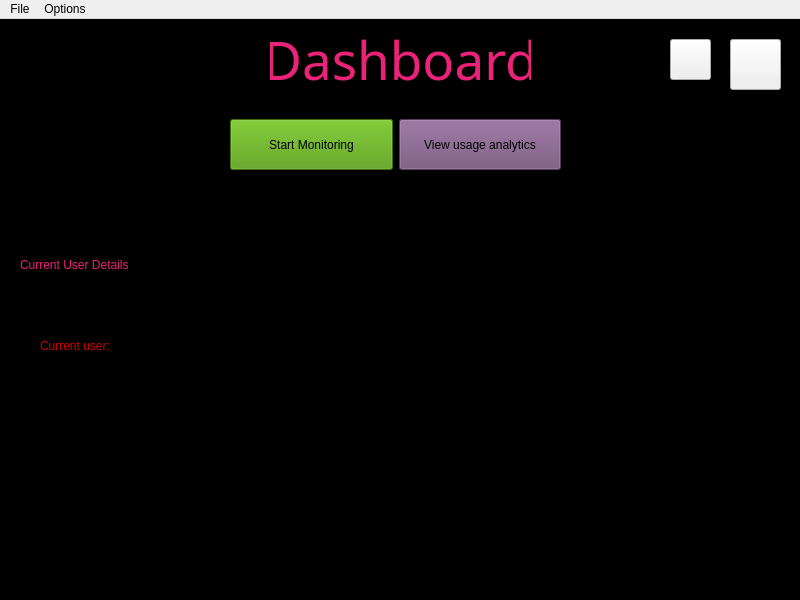
<?xml version="1.0" encoding="UTF-8"?>
<ui version="4.0">
 <class>MainWindow</class>
 <widget class="QMainWindow" name="MainWindow">
  <property name="geometry">
   <rect>
    <x>0</x>
    <y>0</y>
    <width>800</width>
    <height>600</height>
   </rect>
  </property>
  <property name="font">
   <font>
    <pointsize>11</pointsize>
   </font>
  </property>
  <property name="windowTitle">
   <string>MainWindow</string>
  </property>
  <property name="styleSheet">
   <string notr="true">#centralwidget {
	background-color: rgb(0, 0, 0);
}
</string>
  </property>
  <property name="documentMode">
   <bool>true</bool>
  </property>
  <widget class="QWidget" name="centralwidget">
   <property name="styleSheet">
    <string notr="true"/>
   </property>
   <widget class="QLabel" name="dashboard">
    <property name="geometry">
     <rect>
      <x>270</x>
      <y>10</y>
      <width>261</width>
      <height>61</height>
     </rect>
    </property>
    <property name="font">
     <font>
      <family>Abyssinica SIL</family>
      <pointsize>40</pointsize>
      <weight>9</weight>
      <italic>false</italic>
      <bold>false</bold>
     </font>
    </property>
    <property name="styleSheet">
     <string notr="true">background-color: rgba(0, 0, 0, 0);
color: rgb(234, 34, 120);
font: 75 40pt &quot;Abyssinica SIL&quot;;</string>
    </property>
    <property name="frameShape">
     <enum>QFrame::NoFrame</enum>
    </property>
    <property name="text">
     <string>Dashboard</string>
    </property>
    <property name="scaledContents">
     <bool>false</bool>
    </property>
    <property name="alignment">
     <set>Qt::AlignCenter</set>
    </property>
   </widget>
   <widget class="QWidget" name="buttonGroup" native="true">
    <property name="geometry">
     <rect>
      <x>230</x>
      <y>100</y>
      <width>331</width>
      <height>51</height>
     </rect>
    </property>
    <property name="sizePolicy">
     <sizepolicy hsizetype="Preferred" vsizetype="Expanding">
      <horstretch>0</horstretch>
      <verstretch>0</verstretch>
     </sizepolicy>
    </property>
    <property name="styleSheet">
     <string notr="true">background-color: rgba(0, 0, 0, 0);</string>
    </property>
    <layout class="QHBoxLayout" name="horizontalLayout">
     <item>
      <widget class="QPushButton" name="startMonitor">
       <property name="sizePolicy">
        <sizepolicy hsizetype="Minimum" vsizetype="Expanding">
         <horstretch>0</horstretch>
         <verstretch>0</verstretch>
        </sizepolicy>
       </property>
       <property name="styleSheet">
        <string notr="true">background-color: rgb(78, 154, 6);</string>
       </property>
       <property name="text">
        <string>Start Monitoring</string>
       </property>
       <property name="icon">
        <iconset theme="media">
         <normaloff>.</normaloff>.</iconset>
       </property>
      </widget>
     </item>
     <item>
      <widget class="QPushButton" name="showAnalytics">
       <property name="sizePolicy">
        <sizepolicy hsizetype="Minimum" vsizetype="Expanding">
         <horstretch>0</horstretch>
         <verstretch>0</verstretch>
        </sizepolicy>
       </property>
       <property name="styleSheet">
        <string notr="true">background-color: rgb(117, 80, 123);</string>
       </property>
       <property name="text">
        <string>View usage analytics</string>
       </property>
      </widget>
     </item>
    </layout>
   </widget>
   <widget class="QLabel" name="userLabel">
    <property name="geometry">
     <rect>
      <x>20</x>
      <y>230</y>
      <width>291</width>
      <height>31</height>
     </rect>
    </property>
    <property name="styleSheet">
     <string notr="true">background-color: rgba(0, 0, 0, 0);
color: rgb(234, 34, 120);
font: 75 20pt &quot;URW Bookman L&quot;;</string>
    </property>
    <property name="text">
     <string>Current User Details</string>
    </property>
    <property name="indent">
     <number>0</number>
    </property>
   </widget>
   <widget class="QLabel" name="curentUserDetails">
    <property name="geometry">
     <rect>
      <x>40</x>
      <y>320</y>
      <width>431</width>
      <height>241</height>
     </rect>
    </property>
    <property name="styleSheet">
     <string notr="true">background-color: rgba(0, 0, 0, 0);
color: rgb(204, 0, 0);
font: 57 16pt &quot;Ubuntu&quot;;</string>
    </property>
    <property name="text">
     <string>Current user:</string>
    </property>
    <property name="alignment">
     <set>Qt::AlignLeading|Qt::AlignLeft|Qt::AlignTop</set>
    </property>
   </widget>
   <widget class="QPushButton" name="addUser">
    <property name="geometry">
     <rect>
      <x>670</x>
      <y>20</y>
      <width>41</width>
      <height>41</height>
     </rect>
    </property>
    <property name="toolTip">
     <string>Add Users</string>
    </property>
    <property name="toolTipDuration">
     <number>2000</number>
    </property>
    <property name="styleSheet">
     <string notr="true"/>
    </property>
    <property name="text">
     <string/>
    </property>
    <property name="iconSize">
     <size>
      <width>3</width>
      <height>10</height>
     </size>
    </property>
    <property name="flat">
     <bool>false</bool>
    </property>
   </widget>
   <widget class="QPushButton" name="userSettings">
    <property name="geometry">
     <rect>
      <x>730</x>
      <y>20</y>
      <width>51</width>
      <height>51</height>
     </rect>
    </property>
    <property name="toolTip">
     <string>Modify users</string>
    </property>
    <property name="toolTipDuration">
     <number>2000</number>
    </property>
    <property name="text">
     <string/>
    </property>
   </widget>
  </widget>
  <widget class="QMenuBar" name="menubar">
   <property name="geometry">
    <rect>
     <x>0</x>
     <y>0</y>
     <width>800</width>
     <height>22</height>
    </rect>
   </property>
   <property name="defaultUp">
    <bool>false</bool>
   </property>
   <widget class="QMenu" name="menuOptions">
    <property name="palette">
     <palette>
      <active>
       <colorrole role="WindowText">
        <brush brushstyle="SolidPattern">
         <color alpha="255">
          <red>0</red>
          <green>0</green>
          <blue>0</blue>
         </color>
        </brush>
       </colorrole>
       <colorrole role="Button">
        <brush brushstyle="SolidPattern">
         <color alpha="255">
          <red>138</red>
          <green>226</green>
          <blue>52</blue>
         </color>
        </brush>
       </colorrole>
       <colorrole role="Light">
        <brush brushstyle="SolidPattern">
         <color alpha="255">
          <red>198</red>
          <green>255</green>
          <blue>143</blue>
         </color>
        </brush>
       </colorrole>
       <colorrole role="Midlight">
        <brush brushstyle="SolidPattern">
         <color alpha="255">
          <red>168</red>
          <green>240</green>
          <blue>97</blue>
         </color>
        </brush>
       </colorrole>
       <colorrole role="Dark">
        <brush brushstyle="SolidPattern">
         <color alpha="255">
          <red>69</red>
          <green>113</green>
          <blue>26</blue>
         </color>
        </brush>
       </colorrole>
       <colorrole role="Mid">
        <brush brushstyle="SolidPattern">
         <color alpha="255">
          <red>92</red>
          <green>151</green>
          <blue>34</blue>
         </color>
        </brush>
       </colorrole>
       <colorrole role="Text">
        <brush brushstyle="SolidPattern">
         <color alpha="255">
          <red>0</red>
          <green>0</green>
          <blue>0</blue>
         </color>
        </brush>
       </colorrole>
       <colorrole role="BrightText">
        <brush brushstyle="SolidPattern">
         <color alpha="255">
          <red>255</red>
          <green>255</green>
          <blue>255</blue>
         </color>
        </brush>
       </colorrole>
       <colorrole role="ButtonText">
        <brush brushstyle="SolidPattern">
         <color alpha="255">
          <red>0</red>
          <green>0</green>
          <blue>0</blue>
         </color>
        </brush>
       </colorrole>
       <colorrole role="Base">
        <brush brushstyle="SolidPattern">
         <color alpha="255">
          <red>255</red>
          <green>255</green>
          <blue>255</blue>
         </color>
        </brush>
       </colorrole>
       <colorrole role="Window">
        <brush brushstyle="SolidPattern">
         <color alpha="255">
          <red>138</red>
          <green>226</green>
          <blue>52</blue>
         </color>
        </brush>
       </colorrole>
       <colorrole role="Shadow">
        <brush brushstyle="SolidPattern">
         <color alpha="255">
          <red>0</red>
          <green>0</green>
          <blue>0</blue>
         </color>
        </brush>
       </colorrole>
       <colorrole role="AlternateBase">
        <brush brushstyle="SolidPattern">
         <color alpha="255">
          <red>196</red>
          <green>240</green>
          <blue>153</blue>
         </color>
        </brush>
       </colorrole>
       <colorrole role="ToolTipBase">
        <brush brushstyle="SolidPattern">
         <color alpha="255">
          <red>255</red>
          <green>255</green>
          <blue>220</blue>
         </color>
        </brush>
       </colorrole>
       <colorrole role="ToolTipText">
        <brush brushstyle="SolidPattern">
         <color alpha="255">
          <red>0</red>
          <green>0</green>
          <blue>0</blue>
         </color>
        </brush>
       </colorrole>
       <colorrole role="PlaceholderText">
        <brush brushstyle="NoBrush">
         <color alpha="128">
          <red>0</red>
          <green>0</green>
          <blue>0</blue>
         </color>
        </brush>
       </colorrole>
      </active>
      <inactive>
       <colorrole role="WindowText">
        <brush brushstyle="SolidPattern">
         <color alpha="255">
          <red>0</red>
          <green>0</green>
          <blue>0</blue>
         </color>
        </brush>
       </colorrole>
       <colorrole role="Button">
        <brush brushstyle="SolidPattern">
         <color alpha="255">
          <red>138</red>
          <green>226</green>
          <blue>52</blue>
         </color>
        </brush>
       </colorrole>
       <colorrole role="Light">
        <brush brushstyle="SolidPattern">
         <color alpha="255">
          <red>198</red>
          <green>255</green>
          <blue>143</blue>
         </color>
        </brush>
       </colorrole>
       <colorrole role="Midlight">
        <brush brushstyle="SolidPattern">
         <color alpha="255">
          <red>168</red>
          <green>240</green>
          <blue>97</blue>
         </color>
        </brush>
       </colorrole>
       <colorrole role="Dark">
        <brush brushstyle="SolidPattern">
         <color alpha="255">
          <red>69</red>
          <green>113</green>
          <blue>26</blue>
         </color>
        </brush>
       </colorrole>
       <colorrole role="Mid">
        <brush brushstyle="SolidPattern">
         <color alpha="255">
          <red>92</red>
          <green>151</green>
          <blue>34</blue>
         </color>
        </brush>
       </colorrole>
       <colorrole role="Text">
        <brush brushstyle="SolidPattern">
         <color alpha="255">
          <red>0</red>
          <green>0</green>
          <blue>0</blue>
         </color>
        </brush>
       </colorrole>
       <colorrole role="BrightText">
        <brush brushstyle="SolidPattern">
         <color alpha="255">
          <red>255</red>
          <green>255</green>
          <blue>255</blue>
         </color>
        </brush>
       </colorrole>
       <colorrole role="ButtonText">
        <brush brushstyle="SolidPattern">
         <color alpha="255">
          <red>0</red>
          <green>0</green>
          <blue>0</blue>
         </color>
        </brush>
       </colorrole>
       <colorrole role="Base">
        <brush brushstyle="SolidPattern">
         <color alpha="255">
          <red>255</red>
          <green>255</green>
          <blue>255</blue>
         </color>
        </brush>
       </colorrole>
       <colorrole role="Window">
        <brush brushstyle="SolidPattern">
         <color alpha="255">
          <red>138</red>
          <green>226</green>
          <blue>52</blue>
         </color>
        </brush>
       </colorrole>
       <colorrole role="Shadow">
        <brush brushstyle="SolidPattern">
         <color alpha="255">
          <red>0</red>
          <green>0</green>
          <blue>0</blue>
         </color>
        </brush>
       </colorrole>
       <colorrole role="AlternateBase">
        <brush brushstyle="SolidPattern">
         <color alpha="255">
          <red>196</red>
          <green>240</green>
          <blue>153</blue>
         </color>
        </brush>
       </colorrole>
       <colorrole role="ToolTipBase">
        <brush brushstyle="SolidPattern">
         <color alpha="255">
          <red>255</red>
          <green>255</green>
          <blue>220</blue>
         </color>
        </brush>
       </colorrole>
       <colorrole role="ToolTipText">
        <brush brushstyle="SolidPattern">
         <color alpha="255">
          <red>0</red>
          <green>0</green>
          <blue>0</blue>
         </color>
        </brush>
       </colorrole>
       <colorrole role="PlaceholderText">
        <brush brushstyle="NoBrush">
         <color alpha="128">
          <red>0</red>
          <green>0</green>
          <blue>0</blue>
         </color>
        </brush>
       </colorrole>
      </inactive>
      <disabled>
       <colorrole role="WindowText">
        <brush brushstyle="SolidPattern">
         <color alpha="255">
          <red>69</red>
          <green>113</green>
          <blue>26</blue>
         </color>
        </brush>
       </colorrole>
       <colorrole role="Button">
        <brush brushstyle="SolidPattern">
         <color alpha="255">
          <red>138</red>
          <green>226</green>
          <blue>52</blue>
         </color>
        </brush>
       </colorrole>
       <colorrole role="Light">
        <brush brushstyle="SolidPattern">
         <color alpha="255">
          <red>198</red>
          <green>255</green>
          <blue>143</blue>
         </color>
        </brush>
       </colorrole>
       <colorrole role="Midlight">
        <brush brushstyle="SolidPattern">
         <color alpha="255">
          <red>168</red>
          <green>240</green>
          <blue>97</blue>
         </color>
        </brush>
       </colorrole>
       <colorrole role="Dark">
        <brush brushstyle="SolidPattern">
         <color alpha="255">
          <red>69</red>
          <green>113</green>
          <blue>26</blue>
         </color>
        </brush>
       </colorrole>
       <colorrole role="Mid">
        <brush brushstyle="SolidPattern">
         <color alpha="255">
          <red>92</red>
          <green>151</green>
          <blue>34</blue>
         </color>
        </brush>
       </colorrole>
       <colorrole role="Text">
        <brush brushstyle="SolidPattern">
         <color alpha="255">
          <red>69</red>
          <green>113</green>
          <blue>26</blue>
         </color>
        </brush>
       </colorrole>
       <colorrole role="BrightText">
        <brush brushstyle="SolidPattern">
         <color alpha="255">
          <red>255</red>
          <green>255</green>
          <blue>255</blue>
         </color>
        </brush>
       </colorrole>
       <colorrole role="ButtonText">
        <brush brushstyle="SolidPattern">
         <color alpha="255">
          <red>69</red>
          <green>113</green>
          <blue>26</blue>
         </color>
        </brush>
       </colorrole>
       <colorrole role="Base">
        <brush brushstyle="SolidPattern">
         <color alpha="255">
          <red>138</red>
          <green>226</green>
          <blue>52</blue>
         </color>
        </brush>
       </colorrole>
       <colorrole role="Window">
        <brush brushstyle="SolidPattern">
         <color alpha="255">
          <red>138</red>
          <green>226</green>
          <blue>52</blue>
         </color>
        </brush>
       </colorrole>
       <colorrole role="Shadow">
        <brush brushstyle="SolidPattern">
         <color alpha="255">
          <red>0</red>
          <green>0</green>
          <blue>0</blue>
         </color>
        </brush>
       </colorrole>
       <colorrole role="AlternateBase">
        <brush brushstyle="SolidPattern">
         <color alpha="255">
          <red>138</red>
          <green>226</green>
          <blue>52</blue>
         </color>
        </brush>
       </colorrole>
       <colorrole role="ToolTipBase">
        <brush brushstyle="SolidPattern">
         <color alpha="255">
          <red>255</red>
          <green>255</green>
          <blue>220</blue>
         </color>
        </brush>
       </colorrole>
       <colorrole role="ToolTipText">
        <brush brushstyle="SolidPattern">
         <color alpha="255">
          <red>0</red>
          <green>0</green>
          <blue>0</blue>
         </color>
        </brush>
       </colorrole>
       <colorrole role="PlaceholderText">
        <brush brushstyle="NoBrush">
         <color alpha="128">
          <red>0</red>
          <green>0</green>
          <blue>0</blue>
         </color>
        </brush>
       </colorrole>
      </disabled>
     </palette>
    </property>
    <property name="title">
     <string>Options</string>
    </property>
    <property name="separatorsCollapsible">
     <bool>true</bool>
    </property>
    <addaction name="separator"/>
    <addaction name="separator"/>
    <addaction name="actionResetApp"/>
    <addaction name="actionAbout"/>
    <addaction name="actionChgPasswd"/>
    <addaction name="actionStopProcess"/>
   </widget>
   <widget class="QMenu" name="menuFile">
    <property name="title">
     <string>File</string>
    </property>
    <addaction name="actiondataDump"/>
   </widget>
   <addaction name="menuFile"/>
   <addaction name="menuOptions"/>
  </widget>
  <action name="actionResetApp">
   <property name="text">
    <string>Reset App</string>
   </property>
  </action>
  <action name="actionAbout">
   <property name="text">
    <string>See About Info</string>
   </property>
  </action>
  <action name="actionChgPasswd">
   <property name="text">
    <string>Change Password</string>
   </property>
  </action>
  <action name="actionStopProcess">
   <property name="text">
    <string>Stop all processes</string>
   </property>
  </action>
  <action name="actiondataDump">
   <property name="text">
    <string>Data dump</string>
   </property>
  </action>
 </widget>
 <resources/>
 <connections/>
</ui>
